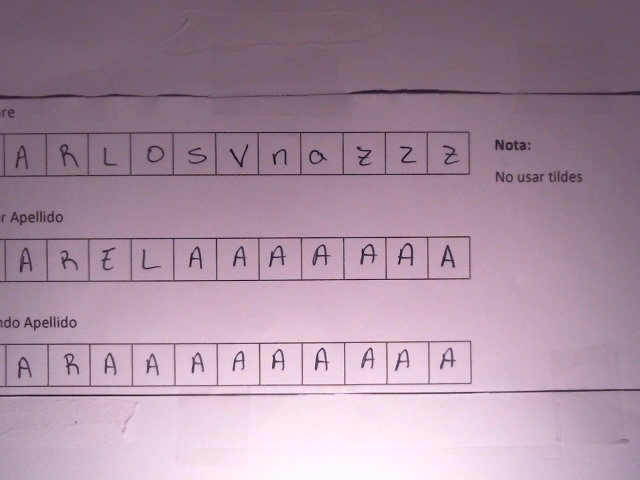
#> input picture opencv.png, 640 x 480 px
$ jupyter execute Edicion_Img.ipynb
#> lines starting #> are read from the running program, lines starting #| are printed output that depends on the picture
[cell 1]
import cv2 as cv
import matplotlib.pyplot as plt

[cell 2]
image = cv.imread('opencv.png')
#> image is the input picture: shape (480, 640, 3); mean B, G, R 160.6, 142.4, 168.2
image = image[132:385 , 5:470]
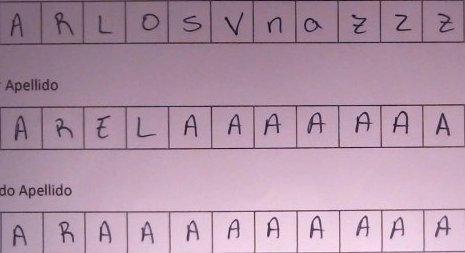
#> image: shape (253, 465, 3); mean B, G, R 167, 147.2, 175.9
#plt.imshow(image)
#plt.show()

[cell 3]
def obtenerLetras(imagen):
    col = 0
    i = 0
    lista = []
    for i in range(11):
        letra = imagen[4:90 , col+3:col+40]
        #plt.imshow(letra)
        #plt.show()
        lista.append(letra)
        col+=42
    return lista

[cell 4]
nombre = image[2:42 , 0:465]
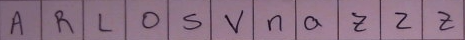
#> nombre: shape (40, 465, 3); mean B, G, R 131.3, 113.1, 139.3
#plt.imshow(nombre)
#plt.show()
lista_nombre = obtenerLetras(nombre)
#> the loop in obtenerLetras, `for i in range(11):` made 11 passes
#> pass 3, in obtenerLetras, `letra = imagen[4:90 , col+3:col+40]`:
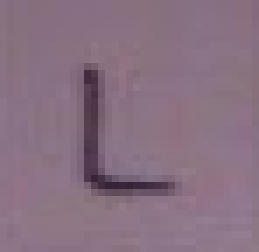
#> letra: shape (36, 37, 3) (shown 7 times larger); mean B, G, R 129.4, 112.4, 136.3
#> after the loop in obtenerLetras, `for i in range(11):`: col = 462; lista = 11 items
#> lista_nombre = 11 items

[cell 5]
apellido1 = image[107:145 , 0:465]
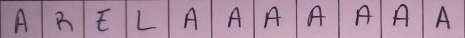
#> apellido1: shape (38, 465, 3); mean B, G, R 163.1, 142.6, 171.9
#plt.imshow(apellido1)
#plt.show()
lista_apellido1 = obtenerLetras(apellido1)
#> the loop in obtenerLetras (call 2), `for i in range(11):` made 11 passes
#> pass 1, in obtenerLetras (call 2), `letra = imagen[4:90 , col+3:col+40]`:
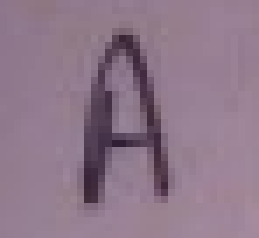
#> letra: shape (34, 37, 3) (shown 7 times larger); mean B, G, R 137.8, 119.4, 142.4
#> pass 3, in obtenerLetras (call 2), `letra = imagen[4:90 , col+3:col+40]`:
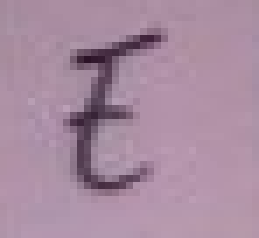
#> letra: shape (34, 37, 3) (shown 7 times larger); mean B, G, R 160.2, 139.2, 167.7
#> after the loop in obtenerLetras (call 2), `for i in range(11):`: col = 462
#> lista_apellido1 = 11 items

[cell 6]
apellido2 = image[212:247 , 2:465]
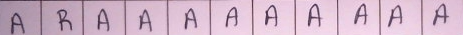
#> apellido2: shape (35, 463, 3); mean B, G, R 199.8, 179.8, 207.6
#plt.imshow(apellido2)
#plt.show()
lista_apellido2 = obtenerLetras(apellido2)
#> the loop in obtenerLetras (call 3), `for i in range(11):` made 11 passes
#> pass 1, in obtenerLetras (call 3), `letra = imagen[4:90 , col+3:col+40]`:
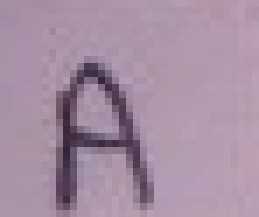
#> letra: shape (31, 37, 3) (shown 7 times larger); mean B, G, R 163.2, 142.7, 165.6
#> pass 2, in obtenerLetras (call 3), `letra = imagen[4:90 , col+3:col+40]`:
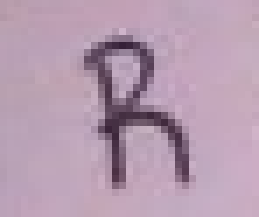
#> letra: shape (31, 37, 3) (shown 7 times larger); mean B, G, R 176.4, 155.9, 182
#> pass 3, in obtenerLetras (call 3), `letra = imagen[4:90 , col+3:col+40]`:
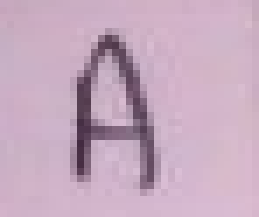
#> letra: shape (31, 37, 3) (shown 7 times larger); mean B, G, R 190.5, 169.5, 197.6
#> after the loop in obtenerLetras (call 3), `for i in range(11):`: col = 462
#> lista_apellido2 = 11 items
